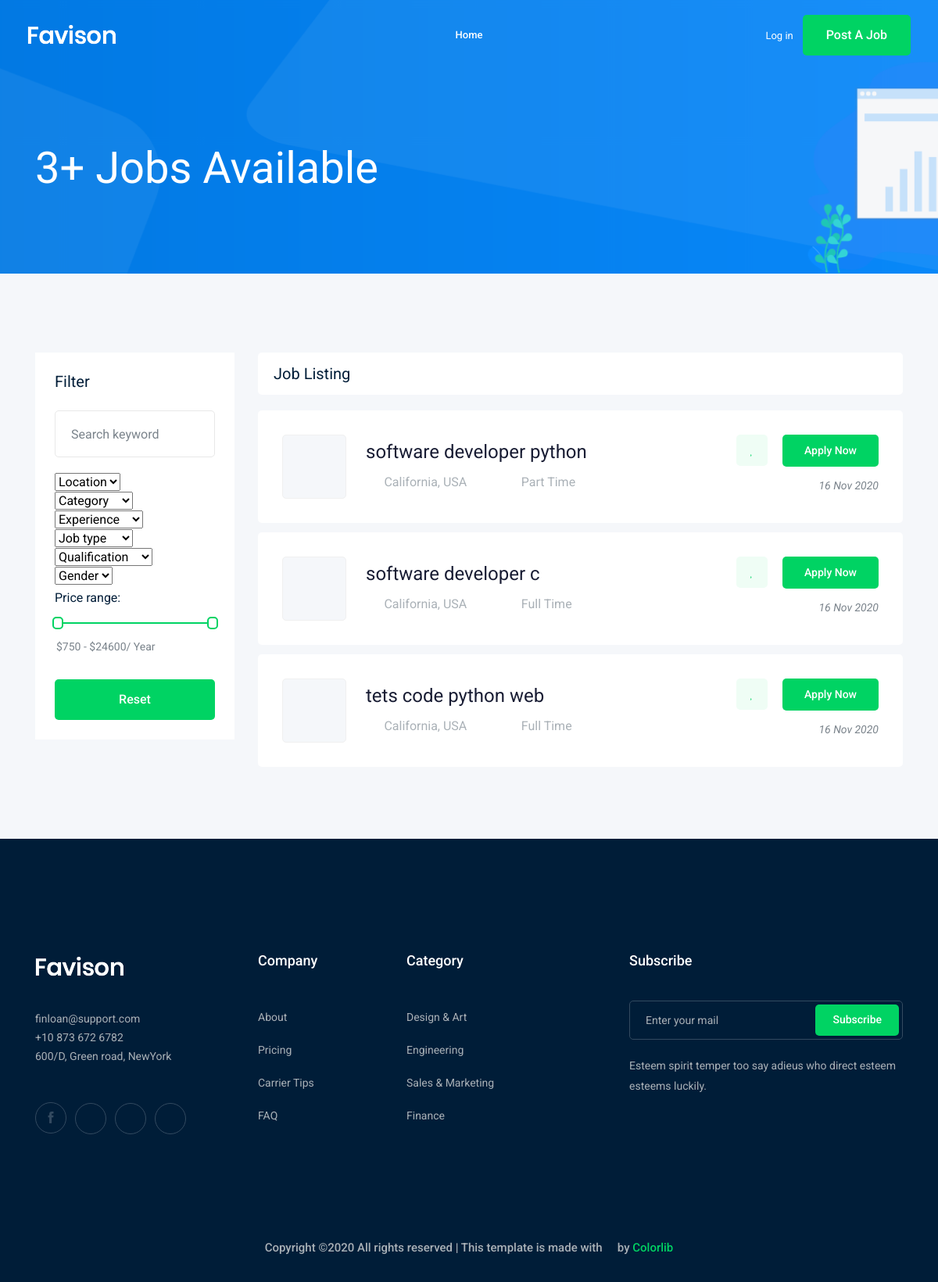
/jobs/?page=2, run on an earlier commit of the app's database.
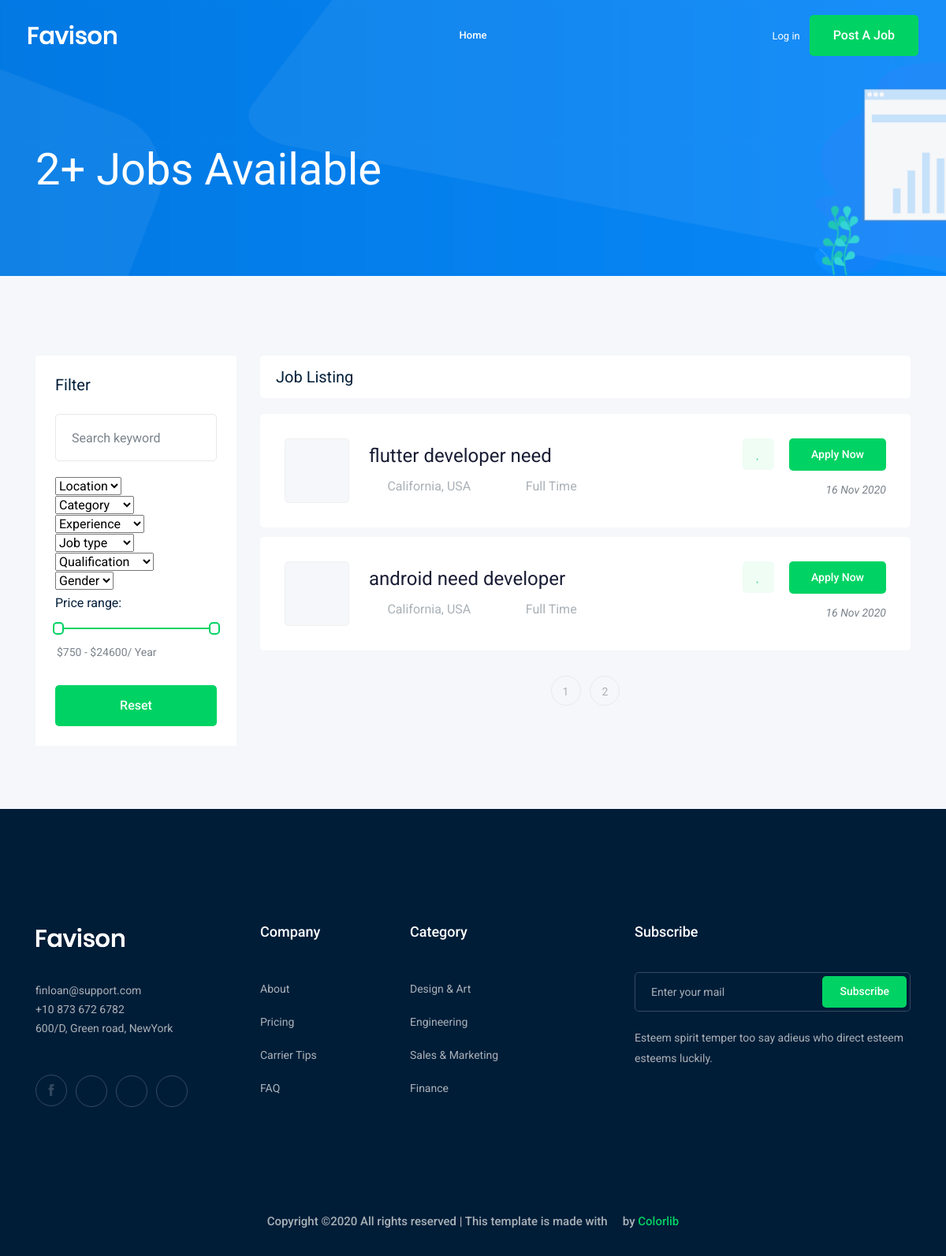
And on a later commit of the database.
### Job/models.py (models this page shows, shortened)
class Job(models.Model):
    owner = models.ForeignKey(
        User, related_name='job_owner', on_delete=models.CASCADE)
    title = models.CharField(max_length=100)  # colum
    job_type = models.CharField(max_length=20, choices=JOB_TYPE)
    description = models.TextField(max_length=1000)
    published_at = models.DateTimeField(auto_now=True)
    Vacancy = models.IntegerField(default=1)
    salary = models.IntegerField(default=0)
    experience = models.IntegerField(default=1)
    category = models.ForeignKey('category', on_delete=models.CASCADE)
    image = models.ImageField(upload_to=image_upload)
    slug = models.SlugField(blank=True, null=True)
    def __str__(self):
        return self.title

### Job/views.py (the view)
# urls.py: path('', views.job_list, name='job_list'),
def job_list(request):
    job_list = Job.objects.all()
    paginator = Paginator(job_list, 3)  # Show 25 contacts per page.
    page_number = request.GET.get('page')
    page_obj = paginator.get_page(page_number)
    context = {'jobs': page_obj}  # template name
    return render(request, 'job/job_list.html', context)

### Job/templates/job/job_list.html (shortened to what this page needs)
{% extends 'base.html' %}
{% block body %}
    <div class="bradcam_area bradcam_bg_1">
        <div class="container">
            <div class="row">
                <div class="col-xl-12">
                    <div class="bradcam_text">
                        <h3>{{jobs|length}}+ Jobs Available</h3>
                    </div>
                </div>
            </div>
        </div>
    </div>
    <div class="job_listing_area plus_padding">
        <div class="container">
            <div class="row">
                <div class="col-lg-3">
                    <div class="job_filter white-bg">
                        <div class="form_inner white-bg">
                            <h3>Filter</h3>
                            <form action="#">
                                <div class="row">
                                    <div class="col-lg-12">
                                        <div class="single_field">
                                            <input type="text" placeholder="Search keyword">
                                        </div>
                                    </div>
                                    <div class="col-lg-12">
                                        <div class="single_field">
                                            <select class="wide">
                                                <option data-display="Location">Location</option>
                                            </select>
                                        </div>
                                    </div>
                                    <div class="col-lg-12">
                                        <div class="single_field">
                                            <select class="wide">
                                                <option data-display="Category">Category</option>
                                            </select>
                                        </div>
                                    </div>
                                    <div class="col-lg-12">
                                        <div class="single_field">
                                            <select class="wide">
                                                <option data-display="Experience">Experience</option>
                                            </select>
                                        </div>
                                    </div>
                                    <div class="col-lg-12">
                                        <div class="single_field">
                                            <select class="wide">
                                                <option data-display="Job type">Job type</option>
                                            </select>
                                        </div>
                                    </div>
                                    <div class="col-lg-12">
                                        <div class="single_field">
                                            <select class="wide">
                                                <option data-display="Qualification">Qualification</option>
                                            </select>
                                        </div>
                                    </div>
                                    <div class="col-lg-12">
                                        <div class="single_field">
                                            <select class="wide">
                                                <option data-display="Gender">Gender</option>
                                            </select>
                                        </div>
                                    </div>
                                </div>
                            </form>
                        </div>
                        <div class="range_wrap">
                            <label for="amount">Price range:</label>
                            <div id="slider-range"></div>
                            <p>
                                <input type="text" id="amount" readonly style="border:0; color:#7A838B; font-size: 14px; font-weight:400;">
                            </p>
                        </div>
                        <div class="reset_btn">
                            <button  class="boxed-btn3 w-100" type="submit">Reset</button>
                        </div>
                    </div>
                </div>
                <div class="col-lg-9">
                    <div class="recent_joblist_wrap">
                        <div class="recent_joblist white-bg ">
                            <div class="row align-items-center">
                                <div class="col-md-6">
                                    <h4>Job Listing</h4>
                                </div>
                                <div class="col-md-6">
                                </div>
                            </div>
                        </div>
                    </div>
                    <div class="job_lists m-0">
                        <div class="row">
                            {% for job in jobs %}
                            <div class="col-lg-12 col-md-12">
                                <div class="single_jobs white-bg d-flex justify-content-between">
                                    <div class="jobs_left d-flex align-items-center">
                                        <div class="thumb">
                                        </div>
                                        <div class="jobs_conetent">
                                            <a href="{%url 'jobs:job_detail' job.slug%}"><h4>{{job}}</h4></a>
                                            <div class="links_locat d-flex align-items-center">
                                                <div class="location">
                                                    <p> <i class="fa fa-map-marker"></i> California, USA</p>
                                                </div>
                                                <div class="location">
                                                    <p> <i class="fa fa-clock-o"></i>{{job.job_type}}</p>
                                                </div>
                                            </div>
                                        </div>
                                    </div>
                                    <div class="jobs_right">
                                        <div class="apply_now">
                                            <a class="heart_mark" href="#"> <i class="fa fa-heart"></i> </a>
                                            <a href="{%url 'jobs:job_detail' job.slug%}" class="boxed-btn3">Apply Now</a>
                                        </div>
                                        <div class="date">
                                            <p>{{job.published_at|date:'d M Y'}}</p>
                                        </div>
                                    </div>
                                </div>
                            </div>
                            {% endfor%}
                        </div>
                        {% if jobs.has_other_pages %}
                            <div class="row">
                                <div class="col-lg-12">
                                    <div class="pagination_wrap">
                                        <ul>
                                            {% for i in jobs.paginator.page_range %}
                                            <li><a href="?page={{i}}"><span>{{i}}</span></a></li>
                                            {% endfor %}
                                        </ul>
                                    </div>
                                </div>
                            </div>
                        {% endif %}
                    </div>
                </div>
            </div>
        </div>
    </div>
{% endblock body %}

What changed in the data, as far as the page shows it:
no longer on this page (row unchanged): Job: title "software developer python", job_type "Part Time", published_at "16 Nov 2020"
no longer on this page (row unchanged): Job: title "software developer c", job_type "Full Time", published_at "16 Nov 2020"
no longer on this page (row unchanged): Job: title "tets code python web", job_type "Full Time", published_at "16 Nov 2020"
added Job: title "flutter developer need", job_type "Full Time", published_at "16 Nov 2020"
added Job: title "android need developer", job_type "Full Time", published_at "16 Nov 2020"
Also different on the page:
{{ jobs|length }}: "3" → "2"
new list line: "1"
new list line: "2"
